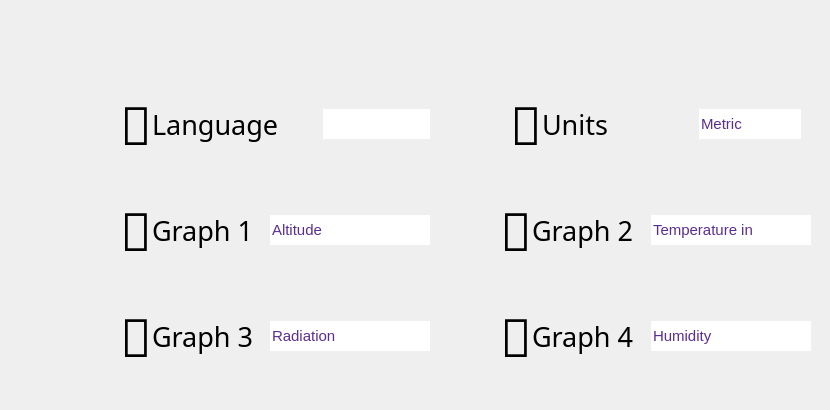
    <widget class="QWidget" name="page_settings">
     <widget class="QWidget" name="gridLayoutWidget_3">
      <property name="geometry">
       <rect>
        <x>110</x>
        <y>60</y>
        <width>711</width>
        <height>341</height>
       </rect>
      </property>
      <layout class="QGridLayout" name="gridLayout_3">
       <property name="horizontalSpacing">
        <number>50</number>
       </property>
       <property name="verticalSpacing">
        <number>5</number>
       </property>
       <item row="2" column="1">
        <layout class="QHBoxLayout" name="horizontalLayout_24">
         <property name="leftMargin">
          <number>10</number>
         </property>
         <property name="rightMargin">
          <number>10</number>
         </property>
         <item>
          <widget class="QLabel" name="label_graph2_icon">
           <property name="sizePolicy">
            <sizepolicy hsizetype="Fixed" vsizetype="Preferred">
             <horstretch>0</horstretch>
             <verstretch>0</verstretch>
            </sizepolicy>
           </property>
           <property name="font">
            <font>
             <family>Material Icons Round</family>
             <pointsize>40</pointsize>
            </font>
           </property>
           <property name="text">
            <string notr="true"></string>
           </property>
          </widget>
         </item>
         <item>
          <widget class="QLabel" name="label_graph2_text">
           <property name="font">
            <font>
             <family>Proximus</family>
             <pointsize>20</pointsize>
            </font>
           </property>
           <property name="text">
            <string>Graph 2</string>
           </property>
          </widget>
         </item>
         <item>
          <spacer name="horizontalSpacer_10">
           <property name="orientation">
            <enum>Qt::Orientation::Horizontal</enum>
           </property>
           <property name="sizeHint" stdset="0">
            <size>
             <width>40</width>
             <height>20</height>
            </size>
           </property>
          </spacer>
         </item>
         <item>
          <widget class="QComboBox" name="box_graph2">
           <property name="styleSheet">
            <string notr="true">QComboBox {
        background-color: #ffffff;
        color: #5C2D91;
        padding: 5px 2px;
        border: none;
        font-size: 15px;
    }
    QComboBox::drop-down {
        subcontrol-origin: padding;
        subcontrol-position: top right;
        width: 45px;
        border-left: none;
    }
    QComboBox::down-arrow {
        image: url(:/Images/dropdown_arrow.svg);  
        width: 25px;
        height: 25px;
    }
    QComboBox QAbstractItemView {
		color: #000000;
		font-weight: normal;
		selection-color: #000000;
   		padding: 4px;
    		margin: 2px;
    }</string>
           </property>
           <item>
            <property name="text">
             <string>Temperature in</string>
            </property>
           </item>
           <item>
            <property name="text">
             <string>Altitude</string>
            </property>
           </item>
           <item>
            <property name="text">
             <string>Temperature out</string>
            </property>
           </item>
           <item>
            <property name="text">
             <string>Radiation</string>
            </property>
           </item>
           <item>
            <property name="text">
             <string>Humidity</string>
            </property>
           </item>
          </widget>
         </item>
        </layout>
       </item>
       <item row="0" column="1">
        <layout class="QHBoxLayout" name="horizontalLayout_8">
         <property name="leftMargin">
          <number>10</number>
         </property>
         <property name="rightMargin">
          <number>10</number>
         </property>
         <item>
          <layout class="QHBoxLayout" name="horizontalLayout_21">
           <property name="leftMargin">
            <number>10</number>
           </property>
           <property name="rightMargin">
            <number>10</number>
           </property>
           <item>
            <widget class="QLabel" name="label_units_icon">
             <property name="sizePolicy">
              <sizepolicy hsizetype="Fixed" vsizetype="Preferred">
               <horstretch>0</horstretch>
               <verstretch>0</verstretch>
              </sizepolicy>
             </property>
             <property name="font">
              <font>
               <family>Material Icons Round</family>
               <pointsize>40</pointsize>
              </font>
             </property>
             <property name="text">
              <string notr="true"></string>
             </property>
            </widget>
           </item>
           <item>
            <widget class="QLabel" name="label_units_text">
             <property name="font">
              <font>
               <family>Proximus</family>
               <pointsize>20</pointsize>
              </font>
             </property>
             <property name="text">
              <string>Units</string>
             </property>
            </widget>
           </item>
           <item>
            <spacer name="horizontalSpacer_7">
             <property name="orientation">
              <enum>Qt::Orientation::Horizontal</enum>
             </property>
             <property name="sizeHint" stdset="0">
              <size>
               <width>40</width>
               <height>20</height>
              </size>
             </property>
            </spacer>
           </item>
           <item>
            <widget class="QComboBox" name="box_units">
             <property name="styleSheet">
              <string notr="true">QComboBox {
        background-color: #ffffff;
        color: #5C2D91;
        padding: 5px 2px;
        border: none;
        font-size: 15px;
    }
    QComboBox::drop-down {
        subcontrol-origin: padding;
        subcontrol-position: top right;
        width: 45px;
        border-left: none;
    }
    QComboBox::down-arrow {
        image: url(:/Images/dropdown_arrow.svg);  
        width: 25px;
        height: 25px;
    }
    QComboBox QAbstractItemView {
		color: #000000;
		font-weight: normal;
		selection-color: #000000;
   		padding: 4px;
    		margin: 2px;
    }</string>
             </property>
             <item>
              <property name="text">
               <string>Metric</string>
              </property>
             </item>
             <item>
              <property name="text">
               <string>Imperial</string>
              </property>
             </item>
            </widget>
           </item>
          </layout>
         </item>
        </layout>
       </item>
       <item row="2" column="0">
        <layout class="QHBoxLayout" name="horizontalLayout_23">
         <property name="leftMargin">
          <number>10</number>
         </property>
         <property name="rightMargin">
          <number>10</number>
         </property>
         <item>
          <widget class="QLabel" name="label_graph1_icon">
           <property name="sizePolicy">
            <sizepolicy hsizetype="Fixed" vsizetype="Preferred">
             <horstretch>0</horstretch>
             <verstretch>0</verstretch>
            </sizepolicy>
           </property>
           <property name="font">
            <font>
             <family>Material Icons Round</family>
             <pointsize>40</pointsize>
            </font>
           </property>
           <property name="text">
            <string notr="true"></string>
           </property>
          </widget>
         </item>
         <item>
          <widget class="QLabel" name="label_graph1_text">
           <property name="font">
            <font>
             <family>Proximus</family>
             <pointsize>20</pointsize>
            </font>
           </property>
           <property name="text">
            <string>Graph 1</string>
           </property>
          </widget>
         </item>
         <item>
          <spacer name="horizontalSpacer_9">
           <property name="orientation">
            <enum>Qt::Orientation::Horizontal</enum>
           </property>
           <property name="sizeHint" stdset="0">
            <size>
             <width>40</width>
             <height>20</height>
            </size>
           </property>
          </spacer>
         </item>
         <item>
          <widget class="QComboBox" name="box_graph1">
           <property name="styleSheet">
            <string notr="true">QComboBox {
        background-color: #ffffff;
        color: #5C2D91;
        padding: 5px 2px;
        border: none;
        font-size: 15px;
    }
    QComboBox::drop-down {
        subcontrol-origin: padding;
        subcontrol-position: top right;
        width: 45px;
        border-left: none;
    }
    QComboBox::down-arrow {
        image: url(:/Images/dropdown_arrow.svg);  
        width: 25px;
        height: 25px;
    }
    QComboBox QAbstractItemView {
		color: #000000;
		font-weight: normal;
		selection-color: #000000;
   		padding: 4px;
    		margin: 2px;
    }</string>
           </property>
           <item>
            <property name="text">
             <string>Altitude</string>
            </property>
           </item>
           <item>
            <property name="text">
             <string>Temperature in</string>
            </property>
           </item>
           <item>
            <property name="text">
             <string>Temperature out</string>
            </property>
           </item>
           <item>
            <property name="text">
             <string>Radiation</string>
            </property>
           </item>
           <item>
            <property name="text">
             <string>Humidity</string>
            </property>
           </item>
          </widget>
         </item>
        </layout>
       </item>
       <item row="0" column="0">
        <layout class="QHBoxLayout" name="horizontalLayout_6">
         <property name="leftMargin">
          <number>10</number>
         </property>
         <property name="rightMargin">
          <number>10</number>
         </property>
         <item>
          <widget class="QLabel" name="label_languages_icon">
           <property name="sizePolicy">
            <sizepolicy hsizetype="Fixed" vsizetype="Preferred">
             <horstretch>0</horstretch>
             <verstretch>0</verstretch>
            </sizepolicy>
           </property>
           <property name="font">
            <font>
             <family>Material Icons Round</family>
             <pointsize>40</pointsize>
            </font>
           </property>
           <property name="text">
            <string notr="true"></string>
           </property>
          </widget>
         </item>
         <item>
          <widget class="QLabel" name="label_languages_text">
           <property name="font">
            <font>
             <family>Proximus</family>
             <pointsize>20</pointsize>
            </font>
           </property>
           <property name="text">
            <string>Language</string>
           </property>
          </widget>
         </item>
         <item>
          <spacer name="horizontalSpacer_4">
           <property name="orientation">
            <enum>Qt::Orientation::Horizontal</enum>
           </property>
           <property name="sizeHint" stdset="0">
            <size>
             <width>40</width>
             <height>20</height>
            </size>
           </property>
          </spacer>
         </item>
         <item>
          <widget class="QComboBox" name="box_languages">
           <property name="font">
            <font>
             <family>.AppleSystemUIFont</family>
             <pointsize>-1</pointsize>
            </font>
           </property>
           <property name="styleSheet">
            <string notr="true">QComboBox {
        background-color: #ffffff;
        color: #5C2D91;
        padding: 5px 2px;
        border: none;
        font-size: 15px;
    }
    QComboBox::drop-down {
        subcontrol-origin: padding;
        subcontrol-position: top right;
        width: 45px;
        border-left: none;
    }
    QComboBox::down-arrow {
        image: url(:/Images/dropdown_arrow.svg);  
        width: 25px;
        height: 25px;
    }
    QComboBox QAbstractItemView {
		color: #000000;
		font-weight: normal;
		selection-color: #000000;
   		padding: 4px;
    		margin: 2px;
    }</string>
           </property>
          </widget>
         </item>
        </layout>
       </item>
       <item row="3" column="0">
        <layout class="QHBoxLayout" name="horizontalLayout_25">
         <property name="leftMargin">
          <number>10</number>
         </property>
         <property name="rightMargin">
          <number>10</number>
         </property>
         <item>
          <widget class="QLabel" name="label_graph3_icon">
           <property name="sizePolicy">
            <sizepolicy hsizetype="Fixed" vsizetype="Preferred">
             <horstretch>0</horstretch>
             <verstretch>0</verstretch>
            </sizepolicy>
           </property>
           <property name="font">
            <font>
             <family>Material Icons Round</family>
             <pointsize>40</pointsize>
            </font>
           </property>
           <property name="text">
            <string notr="true"></string>
           </property>
          </widget>
         </item>
         <item>
          <widget class="QLabel" name="label_graph3_text">
           <property name="font">
            <font>
             <family>Proximus</family>
             <pointsize>20</pointsize>
            </font>
           </property>
           <property name="text">
            <string>Graph 3</string>
           </property>
          </widget>
         </item>
         <item>
          <spacer name="horizontalSpacer_11">
           <property name="orientation">
            <enum>Qt::Orientation::Horizontal</enum>
           </property>
           <property name="sizeHint" stdset="0">
            <size>
             <width>40</width>
             <height>20</height>
            </size>
           </property>
          </spacer>
         </item>
         <item>
          <widget class="QComboBox" name="box_graph3">
           <property name="styleSheet">
            <string notr="true">QComboBox {
        background-color: #ffffff;
        color: #5C2D91;
        padding: 5px 2px;
        border: none;
        font-size: 15px;
    }
    QComboBox::drop-down {
        subcontrol-origin: padding;
        subcontrol-position: top right;
        width: 45px;
        border-left: none;
    }
    QComboBox::down-arrow {
        image: url(:/Images/dropdown_arrow.svg);  
        width: 25px;
        height: 25px;
    }
    QComboBox QAbstractItemView {
		color: #000000;
		font-weight: normal;
		selection-color: #000000;
   		padding: 4px;
    		margin: 2px;
    }</string>
           </property>
           <item>
            <property name="text">
             <string>Radiation</string>
            </property>
           </item>
           <item>
            <property name="text">
             <string>Altitude</string>
            </property>
           </item>
           <item>
            <property name="text">
             <string>Temperature in</string>
            </property>
           </item>
           <item>
            <property name="text">
             <string>Temperature out</string>
            </property>
           </item>
           <item>
            <property name="text">
             <string>Humidity</string>
            </property>
           </item>
          </widget>
         </item>
        </layout>
       </item>
       <item row="3" column="1">
        <layout class="QHBoxLayout" name="horizontalLayout_26">
         <property name="leftMargin">
          <number>10</number>
         </property>
         <property name="rightMargin">
          <number>10</number>
         </property>
         <item>
          <widget class="QLabel" name="label_graph4_icon">
           <property name="sizePolicy">
            <sizepolicy hsizetype="Fixed" vsizetype="Preferred">
             <horstretch>0</horstretch>
             <verstretch>0</verstretch>
            </sizepolicy>
           </property>
           <property name="font">
            <font>
             <family>Material Icons Round</family>
             <pointsize>40</pointsize>
            </font>
           </property>
           <property name="text">
            <string notr="true"></string>
           </property>
          </widget>
         </item>
         <item>
          <widget class="QLabel" name="label_graph4_text">
           <property name="font">
            <font>
             <family>Proximus</family>
             <pointsize>20</pointsize>
            </font>
           </property>
           <property name="text">
            <string>Graph 4</string>
           </property>
          </widget>
         </item>
         <item>
          <spacer name="horizontalSpacer_12">
           <property name="orientation">
            <enum>Qt::Orientation::Horizontal</enum>
           </property>
           <property name="sizeHint" stdset="0">
            <size>
             <width>40</width>
             <height>20</height>
            </size>
           </property>
          </spacer>
         </item>
         <item>
          <widget class="QComboBox" name="box_graph4">
           <property name="styleSheet">
            <string notr="true">QComboBox {
        background-color: #ffffff;
        color: #5C2D91;
        padding: 5px 2px;
        border: none;
        font-size: 15px;
    }
    QComboBox::drop-down {
        subcontrol-origin: padding;
        subcontrol-position: top right;
        width: 45px;
        border-left: none;
    }
    QComboBox::down-arrow {
        image: url(:/Images/dropdown_arrow.svg);  
        width: 25px;
        height: 25px;
    }
    QComboBox QAbstractItemView {
		color: #000000;
		font-weight: normal;
		selection-color: #000000;
   		padding: 4px;
    		margin: 2px;
    }</string>
           </property>
           <item>
            <property name="text">
             <string>Humidity</string>
            </property>
           </item>
           <item>
            <property name="text">
             <string>Altitude</string>
            </property>
           </item>
           <item>
            <property name="text">
             <string>Temperature in</string>
            </property>
           </item>
           <item>
            <property name="text">
             <string>Temperature out</string>
            </property>
           </item>
           <item>
            <property name="text">
             <string>Radiation</string>
            </property>
           </item>
          </widget>
         </item>
        </layout>
       </item>
      </layout>
     </widget>
    </widget>
